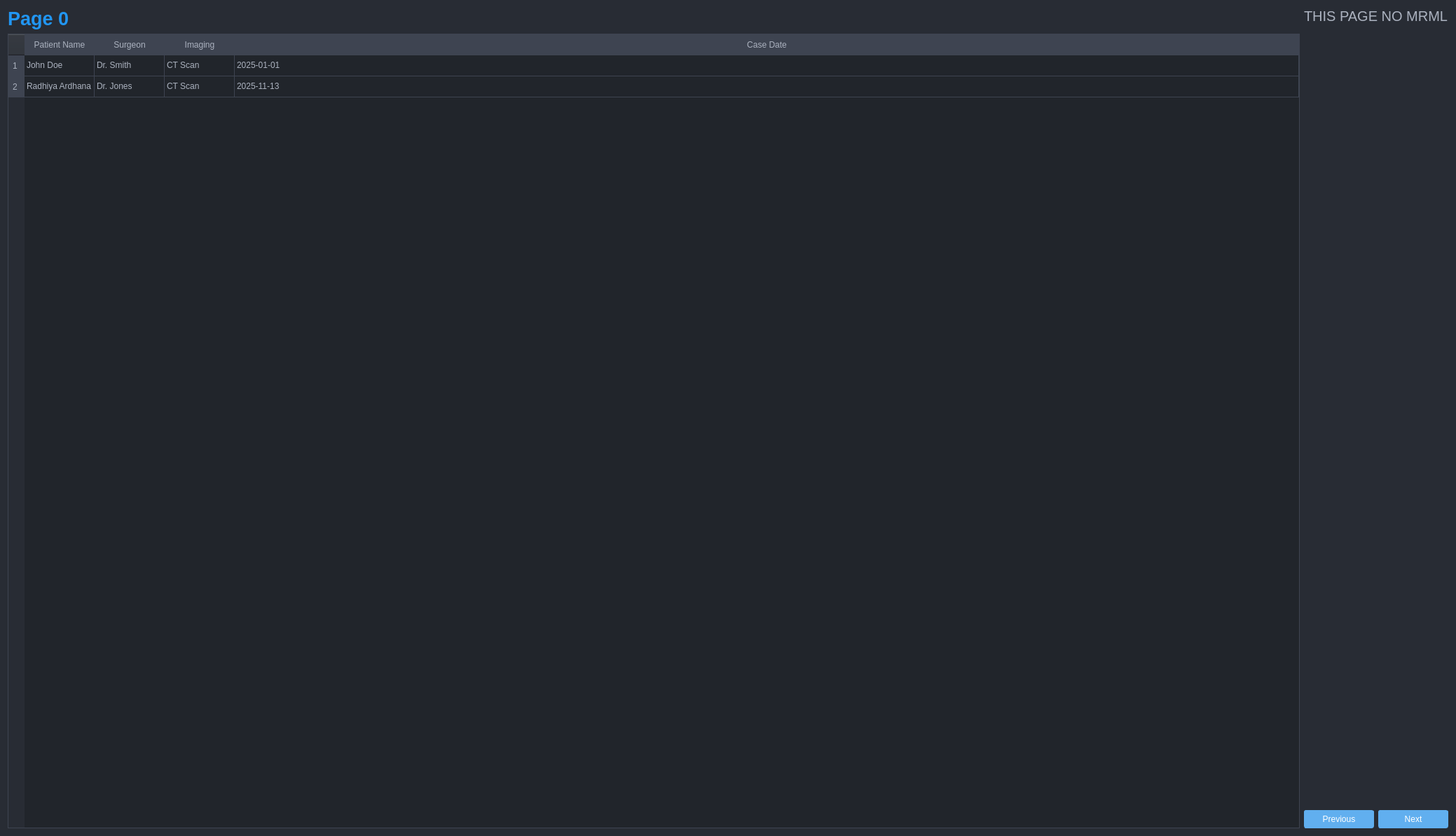
<?xml version="1.0" encoding="UTF-8"?>
<ui version="4.0">
 <class>EmployeeManagementWindowDark</class>
 <widget class="QWidget" name="EmployeeManagementWindowDark">
  <property name="geometry">
   <rect>
    <x>0</x>
    <y>0</y>
    <width>2078</width>
    <height>1193</height>
   </rect>
  </property>
  <property name="windowTitle">
   <string>Patient Case Management (Two Columns)</string>
  </property>
  <property name="styleSheet">
   <string notr="true">
    QWidget {
        background-color: #282c34;
        color: #abb2bf;
    }
    QLabel {
        color: #abb2bf;
    }
    QPushButton {
        background-color: #61afef;
        color: #ffffff;
        border: 1px solid #61afef;
        padding: 5px 15px;
        border-radius: 3px;
    }
    QPushButton:hover {
        background-color: #528cff;
        border: 1px solid #528cff;
    }
    QLineEdit, QComboBox {
        background-color: #3e4451;
        color: #abb2bf;
        border: 1px solid #3e4451;
        padding: 5px;
        border-radius: 3px;
    }
    QTableWidget {
        background-color: #21252b;
        color: #abb2bf;
        gridline-color: #3e4451;
        border: 1px solid #3e4451;
    }
    QTableWidget::item {
        padding: 5px;
    }
    QHeaderView::section {
        background-color: #3e4451;
        color: #abb2bf;
        padding: 5px;
        border: 1px solid #3e4451;
    }
    QTableWidget::item[text=&quot;ACTIVE&quot;] {
        background-color: #34495e;
        color: #2ecc71;
        border-radius: 3px;
        padding: 2px 5px;
    }
    /* Styles for the new right panel */
    #rightColumnWidget {
        background-color: #3e4451; /* Slightly different dark shade for separation */
        border-left: 1px solid #4b5263;
    }
   </string>
  </property>
  <layout class="QHBoxLayout" name="horizontalLayout_main">
   <item>
    <layout class="QVBoxLayout" name="verticalLayout_leftColumn">
     <item>
      <layout class="QHBoxLayout" name="horizontalLayout_header">
       <item>
        <layout class="QVBoxLayout" name="verticalLayout_headerText">
         <item>
          <widget class="QLabel" name="managementTitleLabel">
           <property name="font">
            <font>
             <pointsize>20</pointsize>
             <weight>75</weight>
             <italic>false</italic>
             <bold>true</bold>
            </font>
           </property>
           <property name="styleSheet">
            <string notr="true">color: #2196F3;</string>
           </property>
           <property name="text">
            <string>Page 0</string>
           </property>
          </widget>
         </item>
        </layout>
       </item>
      </layout>
     </item>
     <item>
      <layout class="QHBoxLayout" name="horizontalLayout_filters"/>
     </item>
     <item>
      <widget class="QTableWidget" name="employeeTableWidget">
       <property name="editTriggers">
        <set>QAbstractItemView::NoEditTriggers</set>
       </property>
       <property name="selectionMode">
        <enum>QAbstractItemView::SingleSelection</enum>
       </property>
       <property name="selectionBehavior">
        <enum>QAbstractItemView::SelectRows</enum>
       </property>
       <attribute name="horizontalHeaderVisible">
        <bool>true</bool>
       </attribute>
       <attribute name="horizontalHeaderStretchLastSection">
        <bool>true</bool>
       </attribute>
       <row/>
       <row/>
       <column>
        <property name="text">
         <string>Patient Name</string>
        </property>
       </column>
       <column>
        <property name="text">
         <string>Surgeon</string>
        </property>
       </column>
       <column>
        <property name="text">
         <string>Imaging</string>
        </property>
       </column>
       <column>
        <property name="text">
         <string>Case Date</string>
        </property>
       </column>
       <item row="0" column="0">
        <property name="text">
         <string>John Doe</string>
        </property>
       </item>
       <item row="0" column="1">
        <property name="text">
         <string>Dr. Smith</string>
        </property>
       </item>
       <item row="0" column="2">
        <property name="text">
         <string>CT Scan</string>
        </property>
       </item>
       <item row="0" column="3">
        <property name="text">
         <string>2025-01-01</string>
        </property>
       </item>
       <item row="1" column="0">
        <property name="text">
         <string>Radhiya Ardhana</string>
        </property>
       </item>
       <item row="1" column="1">
        <property name="text">
         <string>Dr. Jones</string>
        </property>
       </item>
       <item row="1" column="2">
        <property name="text">
         <string>CT Scan</string>
        </property>
       </item>
       <item row="1" column="3">
        <property name="text">
         <string>2025-11-13</string>
        </property>
       </item>
      </widget>
     </item>
    </layout>
   </item>
   <item>
    <layout class="QVBoxLayout" name="verticalLayout_rightColumn">
     <item>
      <layout class="QVBoxLayout" name="verticalLayout_3">
       <item>
        <widget class="QLabel" name="label_2">
         <property name="font">
          <font>
           <pointsize>15</pointsize>
          </font>
         </property>
         <property name="text">
          <string>THIS PAGE NO MRML</string>
         </property>
        </widget>
       </item>
       <item>
        <spacer name="verticalSpacer">
         <property name="orientation">
          <enum>Qt::Vertical</enum>
         </property>
         <property name="sizeHint" stdset="0">
          <size>
           <width>20</width>
           <height>40</height>
          </size>
         </property>
        </spacer>
       </item>
       <item>
        <layout class="QHBoxLayout" name="horizontalLayout">
         <item>
          <widget class="QPushButton" name="navPreviousButton">
           <property name="text">
            <string>Previous</string>
           </property>
          </widget>
         </item>
         <item>
          <widget class="QPushButton" name="navNextButton">
           <property name="text">
            <string>Next</string>
           </property>
          </widget>
         </item>
        </layout>
       </item>
      </layout>
     </item>
    </layout>
   </item>
  </layout>
 </widget>
 <resources/>
 <connections/>
</ui>
